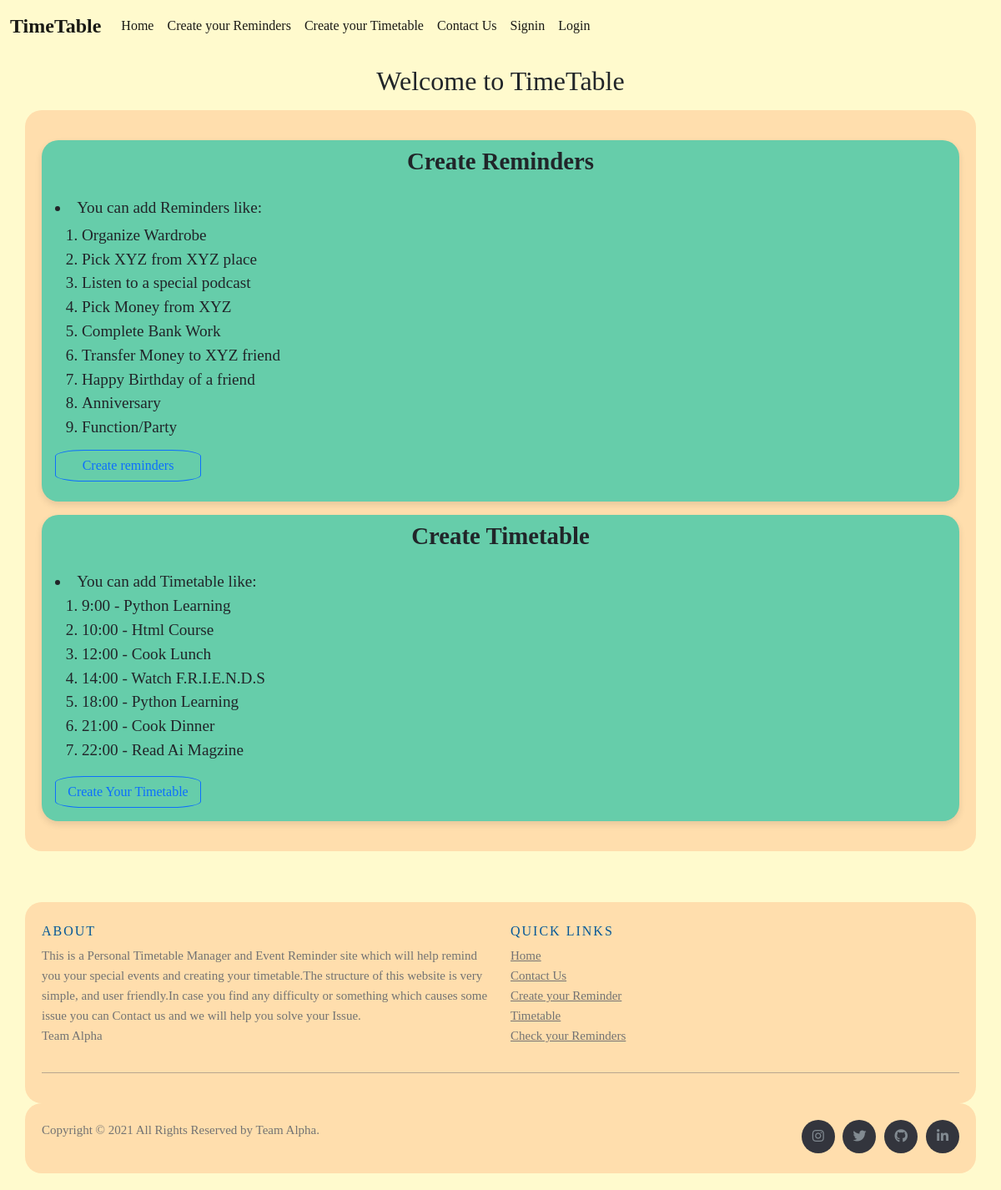
/, run on an earlier commit of the app's database.
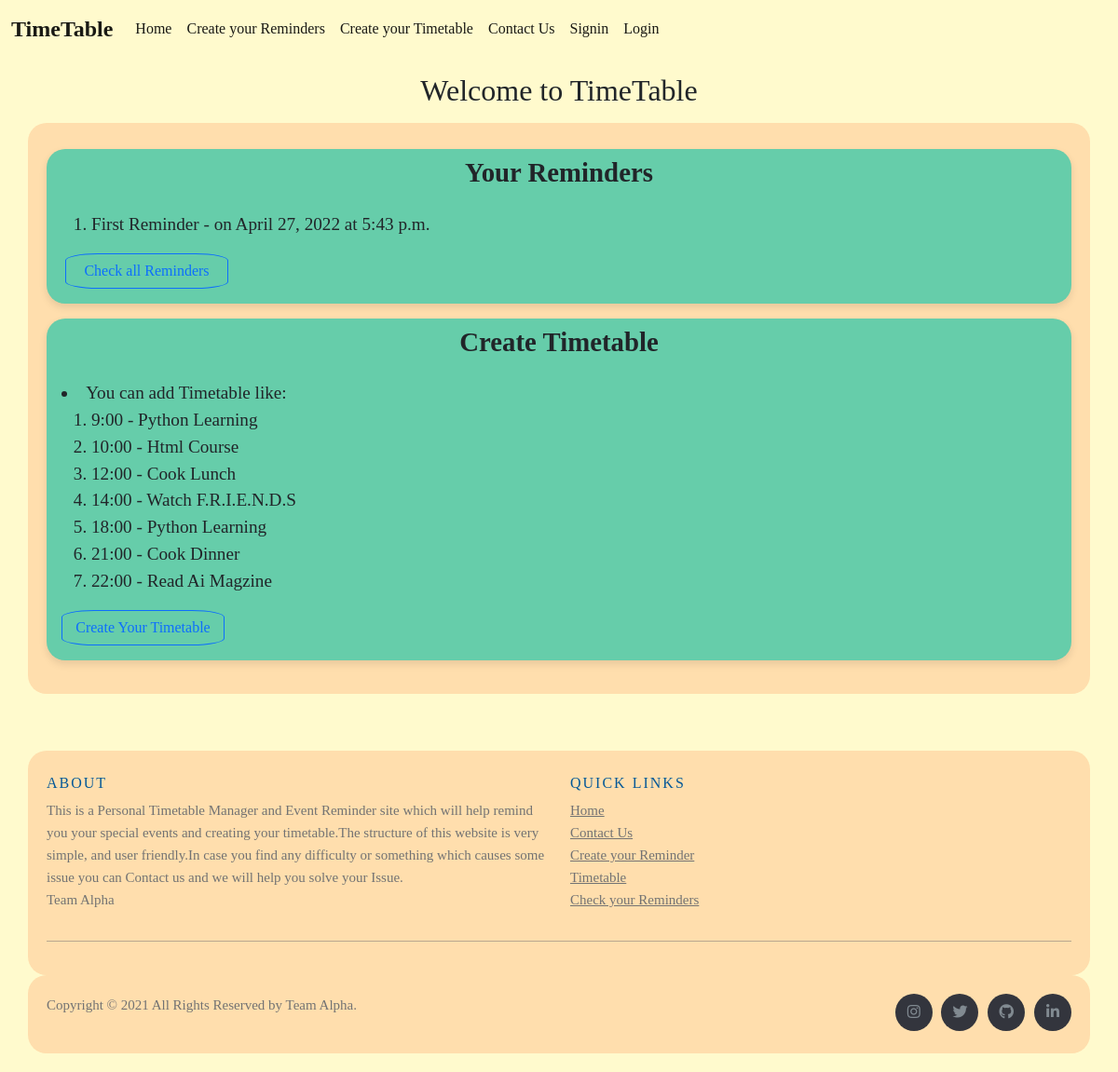
And on a later commit of the database.
### Event/models.py (models this page shows, shortened)
class Event(models.Model):
    username = models.CharField(max_length=200)
    types = models.CharField(max_length=200)
    date = models.DateField(blank=True)
    time = models.TimeField(blank=True)
    event = models.TextField(max_length=200000)

### Event/views.py (the view)
# urls.py: 2. Add a URL to urlpatterns:  path('', Home.as_view(), name='home')
def Home(request):
    remind = Event.objects.order_by("date").filter(username=request.user)
    tt = Timetable.objects.filter(username=request.user).first()
    if tt is not None:
        time = pickle.loads(eval(tt.time))
        topic = pickle.loads(eval(tt.topic))
        param = {"remind": remind[:5], "timetable": zip(time[:5], topic[:5])}
    else:
        param = {"remind": remind[:5]}
    return render(request, "home.html", param)

### Event/Templates/home.html (shortened to what this page needs)
{% extends "basic.html" %}
{% block body %}
<div class="head my-3">
  <h2 style="font-family: Cambria, Cochin, Georgia, Times, 'Times New Roman', serif;text-align: center;">Welcome to
    TimeTable</h2>
</div>
<div class="container my-3">
  {% if remind|length >= 1 %}
  <div class="card w-100 my-2 mx-auto">
    <h3 class="card-title my-2" >Your Reminders</h3>
    <div class="card-body">
      <ol style="font-size: 1.2rem;">
        {% for event in remind %}
        <li>{{event.event}} - on {{event.date}} at {{event.time}}</li>
        {% endfor %}
      </ol>
      <a href="reminders" class="mx-1">
        <button class="btn btn-outline-primary">Check all Reminders</button>
      </a>
    </div>
  </div>
  {% else %}
  <div class="card w-100 my-3 mx-auto">
    <h3 class="card-title my-2" >Create Reminders</h3>
    <div class="card-body">
      <li style="font-size: 1.2rem;">You can add Reminders like:</li>
      <ol class="my-1" style="font-size: 1.2rem;">
        <li>Organize Wardrobe</li>
        <li>Pick XYZ from XYZ place</li>
        <li>Listen to a special podcast</li>
        <li>Pick Money from XYZ</li>
        <li>Complete Bank Work</li>
        <li>Transfer Money to XYZ friend</li>
        <li>Happy Birthday of a friend</li>
        <li>Anniversary</li>
        <li>Function/Party</li>
      </ol>
      <a href="reminder">
        <button class="btn btn-outline-primary my-2">Create reminders</button>
      </a>
    </div>
  </div>
  {% endif %}
  {% if timetable %}
  <div class="card w-100 my-3 mx-auto">
    <h3 class="card-title my-2" style="font-size: 1.3rem;">Your Timetable</h3>
    <div class="card-body">
      <ol style="font-size: 1.2rem;">
        {% for time, topic in timetable %}
        <li>{{ time }} - {{ topic }}</li>
        {% endfor %}
      </ol>
      <a href="timetables">
        <button class="btn btn-outline-primary">Check all Timetable</button>
      </a>
    </div>
  </div>
  {% else %}
  <div class="card w-100 my-3 mx-auto">
    <h3 class="card-title my-2">Create Timetable</h3>
    <div class="card-body">
      <li style="font-size: 1.2rem;">You can add Timetable like:</li>
      <ol style="font-size: 1.2rem;">
        <li>9:00 - Python Learning</li>
        <li>10:00 - Html Course</li>
        <li>12:00 - Cook Lunch</li>
        <li>14:00 - Watch F.R.I.E.N.D.S</li>
        <li>18:00 - Python Learning</li>
        <li>21:00 - Cook Dinner</li>
        <li>22:00 - Read Ai Magzine</li>
      </ol>
      <a href="timetable">
        <button class="btn btn-outline-primary">Create Your Timetable</button>
      </a>
    </div>
  </div>
  {% endif %}
</div>
{% endblock %}

What changed in the data, as far as the page shows it:
added Event: event "First Reminder", date "April 27, 2022", time "5:43 p.m."
Also different on the page:
text no longer shown: "Create Reminders You can add Reminders like: Organize Wardrobe Pick XYZ from XYZ place Listen to a special podcast Pick Money from XYZ Complete Bank Work Transfer Money to XYZ friend Happy Birthday of a friend Anniversary Function/Party Create reminders"
text now shown: "Your Reminders Check all Reminders"
